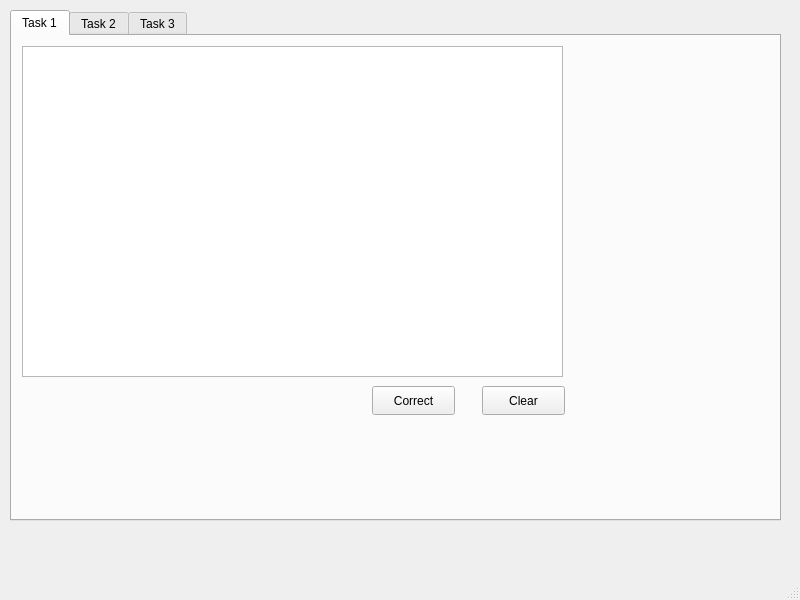
<?xml version="1.0" encoding="UTF-8"?>
<ui version="4.0">
 <class>MainWindow</class>
 <widget class="QMainWindow" name="MainWindow">
  <property name="geometry">
   <rect>
    <x>0</x>
    <y>0</y>
    <width>800</width>
    <height>600</height>
   </rect>
  </property>
  <property name="windowTitle">
   <string>MainWindow</string>
  </property>
  <widget class="QWidget" name="centralwidget">
   <widget class="QTabWidget" name="tabWidget">
    <property name="geometry">
     <rect>
      <x>10</x>
      <y>10</y>
      <width>771</width>
      <height>511</height>
     </rect>
    </property>
    <property name="currentIndex">
     <number>0</number>
    </property>
    <widget class="QWidget" name="tab">
     <attribute name="title">
      <string>Task 1</string>
     </attribute>
     <widget class="QPlainTextEdit" name="tab1_plainTextEdit">
      <property name="geometry">
       <rect>
        <x>10</x>
        <y>10</y>
        <width>541</width>
        <height>331</height>
       </rect>
      </property>
     </widget>
     <widget class="QPushButton" name="tab1_clearButton">
      <property name="geometry">
       <rect>
        <x>470</x>
        <y>350</y>
        <width>83</width>
        <height>29</height>
       </rect>
      </property>
      <property name="text">
       <string>Clear</string>
      </property>
     </widget>
     <widget class="QPushButton" name="tab1_correctButton">
      <property name="geometry">
       <rect>
        <x>360</x>
        <y>350</y>
        <width>83</width>
        <height>29</height>
       </rect>
      </property>
      <property name="text">
       <string>Correct</string>
      </property>
     </widget>
    </widget>
    <widget class="QWidget" name="tab_2">
     <attribute name="title">
      <string>Task 2</string>
     </attribute>
     <widget class="QListView" name="tab2_listView">
      <property name="geometry">
       <rect>
        <x>10</x>
        <y>10</y>
        <width>431</width>
        <height>331</height>
       </rect>
      </property>
     </widget>
     <widget class="QLineEdit" name="tab2_lineEdit">
      <property name="enabled">
       <bool>true</bool>
      </property>
      <property name="geometry">
       <rect>
        <x>10</x>
        <y>350</y>
        <width>181</width>
        <height>28</height>
       </rect>
      </property>
     </widget>
     <widget class="QPushButton" name="tab2_pushButton_Del">
      <property name="geometry">
       <rect>
        <x>380</x>
        <y>350</y>
        <width>61</width>
        <height>31</height>
       </rect>
      </property>
      <property name="text">
       <string>Delete</string>
      </property>
     </widget>
     <widget class="QPushButton" name="tab2_pushButton_UP">
      <property name="geometry">
       <rect>
        <x>450</x>
        <y>10</y>
        <width>51</width>
        <height>29</height>
       </rect>
      </property>
      <property name="text">
       <string>UP</string>
      </property>
     </widget>
     <widget class="QPushButton" name="tab2_pushButton_DOWN">
      <property name="geometry">
       <rect>
        <x>450</x>
        <y>50</y>
        <width>51</width>
        <height>29</height>
       </rect>
      </property>
      <property name="text">
       <string>DOWN</string>
      </property>
     </widget>
     <widget class="QPushButton" name="tab2_pushButton_NewEdit">
      <property name="geometry">
       <rect>
        <x>210</x>
        <y>350</y>
        <width>71</width>
        <height>29</height>
       </rect>
      </property>
      <property name="text">
       <string>New</string>
      </property>
     </widget>
     <widget class="QPushButton" name="tab2_pushButton_Save">
      <property name="geometry">
       <rect>
        <x>300</x>
        <y>350</y>
        <width>61</width>
        <height>29</height>
       </rect>
      </property>
      <property name="text">
       <string>Save</string>
      </property>
     </widget>
     <widget class="QCheckBox" name="tab2_checkBox_IconView">
      <property name="geometry">
       <rect>
        <x>10</x>
        <y>390</y>
        <width>93</width>
        <height>26</height>
       </rect>
      </property>
      <property name="text">
       <string>Icon View</string>
      </property>
     </widget>
    </widget>
    <widget class="QWidget" name="tab_3">
     <attribute name="title">
      <string>Task 3</string>
     </attribute>
     <widget class="QTableView" name="tab3_tableView">
      <property name="geometry">
       <rect>
        <x>10</x>
        <y>10</y>
        <width>541</width>
        <height>391</height>
       </rect>
      </property>
     </widget>
     <widget class="QPushButton" name="tab3_pushButton_Select">
      <property name="geometry">
       <rect>
        <x>330</x>
        <y>420</y>
        <width>83</width>
        <height>29</height>
       </rect>
      </property>
      <property name="text">
       <string>Select</string>
      </property>
     </widget>
     <widget class="QPushButton" name="tab3_pushButton_ClearSel">
      <property name="geometry">
       <rect>
        <x>432</x>
        <y>420</y>
        <width>121</width>
        <height>29</height>
       </rect>
      </property>
      <property name="text">
       <string>Clear Selection</string>
      </property>
     </widget>
     <widget class="QComboBox" name="tab3_comboBox">
      <property name="geometry">
       <rect>
        <x>10</x>
        <y>410</y>
        <width>231</width>
        <height>28</height>
       </rect>
      </property>
      <item>
       <property name="text">
        <string>red</string>
       </property>
      </item>
      <item>
       <property name="text">
        <string>green</string>
       </property>
      </item>
      <item>
       <property name="text">
        <string>blue</string>
       </property>
      </item>
      <item>
       <property name="text">
        <string>cyan</string>
       </property>
      </item>
      <item>
       <property name="text">
        <string>magenta</string>
       </property>
      </item>
      <item>
       <property name="text">
        <string>yellow</string>
       </property>
      </item>
      <item>
       <property name="text">
        <string>gray</string>
       </property>
      </item>
     </widget>
    </widget>
   </widget>
  </widget>
  <widget class="QMenuBar" name="menubar">
   <property name="geometry">
    <rect>
     <x>0</x>
     <y>0</y>
     <width>800</width>
     <height>21</height>
    </rect>
   </property>
  </widget>
  <widget class="QStatusBar" name="statusbar"/>
 </widget>
 <resources/>
 <connections/>
</ui>
